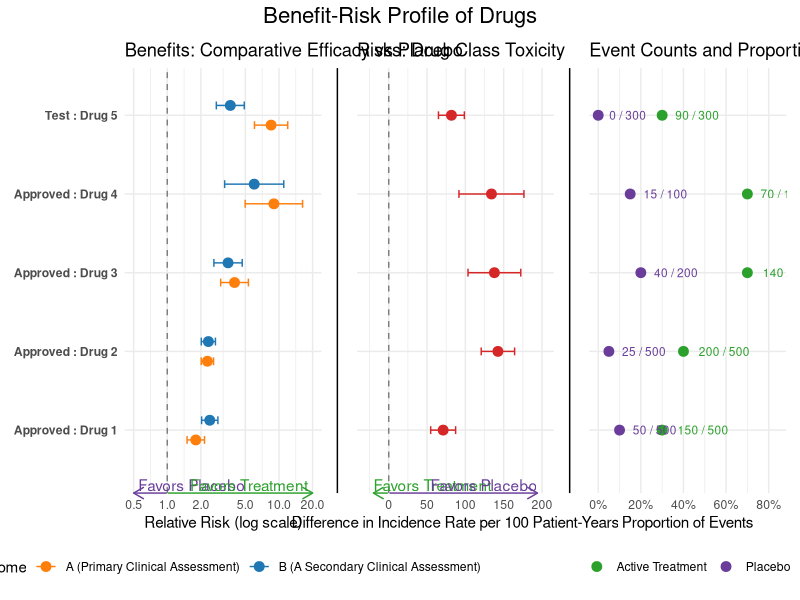
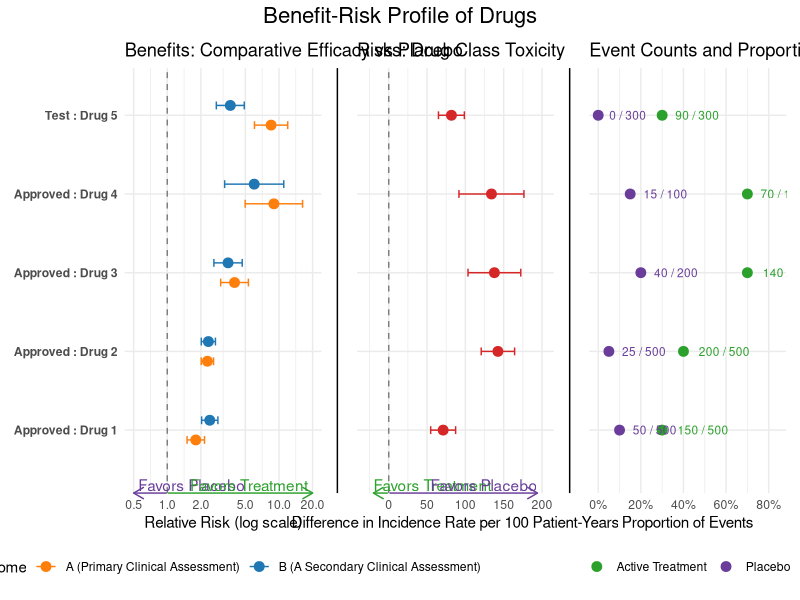

Reproduce these figures in R, in order.
# Load required libraries
library(ggplot2)
library(dplyr)
library(tidyr)
library(patchwork)
library(RColorBrewer)
library(readxl)
library(purrr)

# Read in data
brdata <- read_excel("202503/brdata.xlsx", sheet = "brdata")

# Rename columns based on the description tab
brdata <-  brdata %>% 
  rename(
    Drug = Trt1,
    Placebo = Trt2,
    nSub1 = nSub1,
    N1 = N1,
    Prop1 = Prop1,
    nSub2 = nSub2,
    N2 = N2,
    Prop2 = Prop2,
    Diff_IncRate_LowerCI = Diff_IncRate_LowerCI,
    Diff_IncRate_UpperCI = Diff_IncRate_UpperCI,
    RelRisk_LowerCI = RelRisk_LowerCI,
    RelRisk_UpperCI = RelRisk_UpperCI
  )

# Convert relevant columns to numeric
numeric_cols <-  c("IncRate1", "IncRate2", "Diff_IncRate_LowerCI", "Diff_IncRate_UpperCI", "RelRisk_LowerCI", "RelRisk_UpperCI", "Prop1", "Prop2")

conversion_issues <- character(0)
brdata[numeric_cols] <- lapply(numeric_cols, function(col) {
  result <- tryCatch({
    as.numeric(gsub(",", "", as.character(brdata[[col]])))
  }, warning = function(w) {
    conversion_issues <<- c(conversion_issues, paste("Warning in", col, ":", conditionMessage(w)))
    as.numeric(gsub(",", "", as.character(brdata[[col]])))
  })
  result
})

if (length(conversion_issues) > 0) {
  cat("Conversion issues occurred:\n")
  cat(paste(conversion_issues, collapse = "\n"))
}

# Check for any remaining non-numeric values
non_numeric <-  sapply(brdata[numeric_cols], function(x) sum(is.na(x)))
print(non_numeric)

# Derive Diff_IncRate and RelRisk
brdata <- brdata %>%
  mutate(
    Diff_IncRate = IncRate1 - IncRate2,
    RelRisk = Prop1 / Prop2,
    Drug = paste(Drug_Status, ":", Drug) # Concatenate Drug_Status with Drug
  )

# Filter data for benefit and risk plots
benefit_data <-  brdata %>%
  filter(Factor == "Benefit", Grouped_Outcome %in% c("Clinical Assessment"), Filter == "None") %>% 
  mutate(Drug = factor(Drug, levels = rev(unique(Drug))))

risk_data <-  brdata %>%
  filter(Factor == "Risk", Grouped_Outcome %in% c("Drug Class Toxicity"), Filter == "None") %>%
  mutate(Drug = factor(Drug, levels = rev(unique(Drug))))

# Define color palettes
benefit_colors <-  c("#FF7F0E", "#1F77B4") # Orange and Blue (complementary) for main benefit plot
active_color <- "#2CA02C" # Darker Green for Active Treatment (arrows and annotations)
placebo_color <- "#6A3D9A" # Darker Purple for Placebo (arrows and annotations)
risk_color <- "#D62728" # Red for risk plot

# Function to create benefit plot
create_benefit_plot <- function(data) {
  ggplot(data, aes(x = RelRisk, y = Drug, color = Outcome)) +
    geom_point(position = position_dodge(width = 0.5), size = 3) +
    geom_errorbarh(
      aes(xmin = RelRisk_LowerCI, xmax = RelRisk_UpperCI),
      position = position_dodge(width = 0.5),
      height = 0.2
    ) +
    geom_vline(xintercept = 1, linetype = "dashed", color = "gray50") +
    scale_x_log10(limits = c(0.5, 20), breaks = c(0.5, 1, 2, 5, 10, 20)) +
    scale_color_manual(values = benefit_colors) +
    labs(
      title = "Benefits: Comparative Efficacy vs Placebo",
      x = "Relative Risk (log scale)",
      y = NULL
    ) +
    theme_minimal() +
    theme(
      legend.position = "bottom", 
      plot.margin = margin(b = 20),
      axis.text.y = element_text(face = "bold")
    ) +
    coord_cartesian(clip = "off")
}

# Function to create risk plot
create_risk_plot <- function(data) {
  ggplot(data, aes(y = Drug)) +
    geom_point(aes(x = Diff_IncRate), size = 3, color = risk_color) +
    geom_errorbarh(
      aes(xmin = Diff_IncRate_LowerCI, xmax = Diff_IncRate_UpperCI),
      height = 0.1,
      linewidth = 0.5,
      color = risk_color
    ) +
    geom_vline(xintercept = 0, linetype = "dashed", color = "gray50") +
    scale_x_continuous(
      limits = c(
        min(data$Diff_IncRate_LowerCI, -20),
        max(data$Diff_IncRate_UpperCI) * 1.1
      ),
      expand = expansion(mult = c(0.1, 0.1))
    ) +
    labs(
      title = "Risks: Drug Class Toxicity",
      x = "Difference in Incidence Rate per 100 Patient-Years",
      y = NULL
    ) +
    theme_minimal() +
    theme(
      legend.position = "none", 
      plot.margin = margin(b = 20),
      axis.text.y = element_text(face = "bold")
    ) +
    coord_cartesian(clip = "off")
}

# Function to create count plot
create_count_plot <- function(data) {
  count_data <- data %>%
    select(Drug, nSub1, N1, Prop1, nSub2, N2, Prop2) %>%
    pivot_longer(
      cols = c(Prop1, Prop2),
      names_to = "Group",
      values_to = "Proportion"
    ) %>%
    mutate(
      Group = ifelse(Group == "Prop1", "Active Treatment", "Placebo"),
      Count = ifelse(
        Group == "Active Treatment",
        paste(nSub1, "/", N1),
        paste(nSub2, "/", N2)
      )
    )
  
  ggplot(count_data, aes(x = Proportion, y = Drug, color = Group)) +
    geom_point(size = 3) +
    geom_text(
      aes(label = Count),
      hjust = -0.3,
      vjust = 0.5,
      size = 3,
      show.legend = FALSE
    ) +
    scale_x_continuous(
      limits = c(0, max(count_data$Proportion) * 1.2),
      labels = scales::percent
    ) +
    scale_color_manual(
      values = setNames(
        c(active_color, placebo_color),
        c("Active Treatment", "Placebo")
      )
    ) +
    labs(
      title = "Event Counts and Proportions for Drug Class Toxicity",
      x = "Proportion of Events",
      y = NULL
    ) +
    theme_minimal() +
    theme(
      legend.position = "bottom",
      axis.text.y = element_text(face = "bold")
    ) +
    guides(color = guide_legend(title = NULL))
}

# Function to remove y-axis
remove_y_axis <- function(p) {
  p +
    theme(
      axis.text.y = element_blank(),
      axis.ticks.y = element_blank(),
      axis.title.y = element_blank()
    )
}

# Function to adjust y-axis
adjust_y_axis <- function(p, data) {
  p + scale_y_discrete(limits = unique(data$Drug))
}

# Function to add arrows and labels
add_arrows_and_labels <- function(
    p,
    x_left,
    x_right,
    y_pos,
    label_left,
    label_right,
    break_point,
    is_log_scale = FALSE,
    transparent = FALSE,
    reverse_colors = FALSE
) {
  text_offset <- if (is_log_scale) 0.1 else 0.05 * (x_right - x_left)
  
  if (is_log_scale) {
    gap <- 0.01 # Fixed small gap for log scale
    left_end <- break_point / (1 + gap)
    right_start <- break_point * (1 + gap)
  } else {
    gap <- 0.005 * (x_right - x_left)
    left_end <- break_point - gap
    right_start <- break_point + gap
  }
  
  if (reverse_colors) {
    arrow_color_left <- if (transparent) alpha(active_color, 0) else
      active_color
    arrow_color_right <- if (transparent) alpha(placebo_color, 0) else
      placebo_color
    text_color_left <- active_color
    text_color_right <- placebo_color
  } else {
    arrow_color_left <- if (transparent) alpha(placebo_color, 0) else
      placebo_color
    arrow_color_right <- if (transparent) alpha(active_color, 0) else
      active_color
    text_color_left <- placebo_color
    text_color_right <- active_color
  }
  
  p +
    # Left arrow
    annotate(
      "segment",
      x = x_left,
      xend = left_end,
      y = y_pos,
      yend = y_pos,
      arrow = arrow(length = unit(0.3, "cm"), ends = "first"),
      color = arrow_color_left
    ) +
    # Right arrow
    annotate(
      "segment",
      x = right_start,
      xend = x_right,
      y = y_pos,
      yend = y_pos,
      arrow = arrow(length = unit(0.3, "cm"), ends = "last"),
      color = arrow_color_right
    ) +
    # Labels
    annotate(
      "text",
      x = x_left * (if (is_log_scale) 1.1 else 1),
      y = y_pos + 0.1,
      label = label_left,
      hjust = 0,
      color = text_color_left
    ) +
    annotate(
      "text",
      x = x_right / (if (is_log_scale) 1.1 else 1),
      y = y_pos + 0.1,
      label = label_right,
      hjust = 1,
      color = text_color_right
    )
}

# Create and modify plots
benefit_plot <-  create_benefit_plot(benefit_data) %>%
  add_arrows_and_labels(
    0.5,
    20,
    0.2,
    "Favors Placebo",
    "Favors Treatment",
    break_point = 1,
    is_log_scale = TRUE
  )

risk_plot <-  create_risk_plot(risk_data) %>%
  remove_y_axis() %>%
  add_arrows_and_labels(
    min(risk_data$Diff_IncRate_LowerCI, -20),
    max(risk_data$Diff_IncRate_UpperCI) * 1.1,
    0.2,
    "Favors Treatment",
    "Favors Placebo",
    break_point = 0,
    is_log_scale = FALSE,
    reverse_colors = TRUE
  )

count_plot <-  create_count_plot(risk_data) %>%
  remove_y_axis() %>%
  # Add phantom line and annotation for alignment (now transparent)
  add_arrows_and_labels(
    0,
    0,
    0.2,
    "",
    "",
    break_point = 0.5,
    is_log_scale = FALSE,
    transparent = TRUE
  ) +
  theme(
    plot.margin = margin(t = 20, r = 5.5, b = 5.5, l = 5.5, unit = "pt")
  )

# Adjust y-axis for all plots
plots <-  list(benefit_plot, risk_plot, count_plot) %>%
  map(~ adjust_y_axis(., benefit_data))

# Function to create a thin vertical line plot with padding
create_separator <- function() {
  ggplot() + 
    geom_vline(xintercept = 0, color = "black", size = 0.5) +
    theme_void() +
    theme(
      plot.margin = margin(0, 10, 0, 10, "pt"),
      panel.border = element_rect(color = NA, fill = NA)
    )
}

# Create separator plots
separator1 <- create_separator()
separator2 <- create_separator()

# Combine the plots with separators
combined_plot <- (plots[[1]] | separator1 | plots[[2]] | separator2 | plots[[3]]) +
  plot_layout(ncol = 5, widths = c(1, 0.02, 1, 0.02, 1)) +
  plot_annotation(
    title = "Benefit-Risk Profile of Drugs",
    theme = theme(
      plot.title = element_text(hjust = 0.5, size = 16),
      plot.margin = margin(10, 10, 10, 10)
    )
  ) &
  theme(plot.margin = margin(5, 5, 5, 5))

# Save the plot
ggsave(
  "202503/benefit_risk_plot_NN1.png",
  combined_plot,
  width = 20,
  height = 8,
  dpi = 300
)

# Print the combined plot
print(combined_plot)